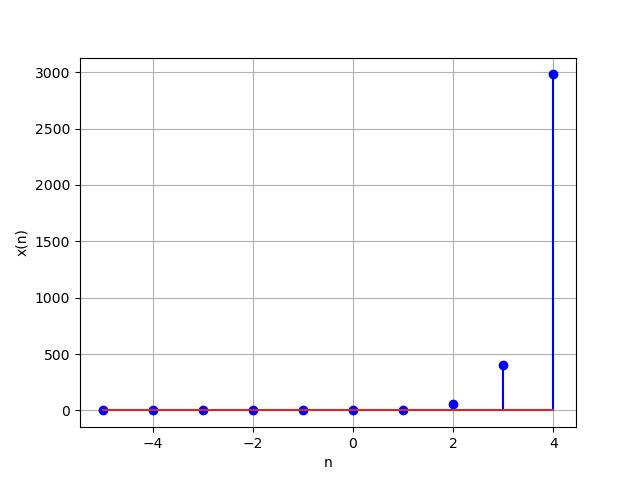

Write the Python code that produced this figure.
import numpy as np
import matplotlib.pyplot as plt

#n_values_discrete = np.arange(-5,11)

data1_file = 'data31.txt'
data = np.loadtxt(data1_file)

n_values = data[:, 0]
y_values = data[:, 1]

plt.stem(n_values, y_values, linefmt='b-', markerfmt='bo')
plt.xlabel("n")
plt.ylabel("x(n)")
plt.grid(True)
plt.savefig('p.jpeg')
plt.show()

data2_file = 'data32.txt'
data = np.loadtxt(data2_file)

n_values = data[:, 0]
y_values = data[:, 1]

plt.stem(n_values, y_values, linefmt='b-', markerfmt='bo')
plt.xlabel("n")
plt.ylabel("y(n)")
plt.grid(True)
plt.savefig('p1.jpeg')
plt.show()

data3_file = 'data33.txt'
data = np.loadtxt(data3_file)

n_values = data[:, 0]
y_values = data[:, 1]

plt.stem(n_values, y_values, linefmt='b-', markerfmt='bo')
plt.xlabel("n")
plt.ylabel("g(n)")
plt.grid(True)
plt.savefig('p2.jpeg')
plt.show()

